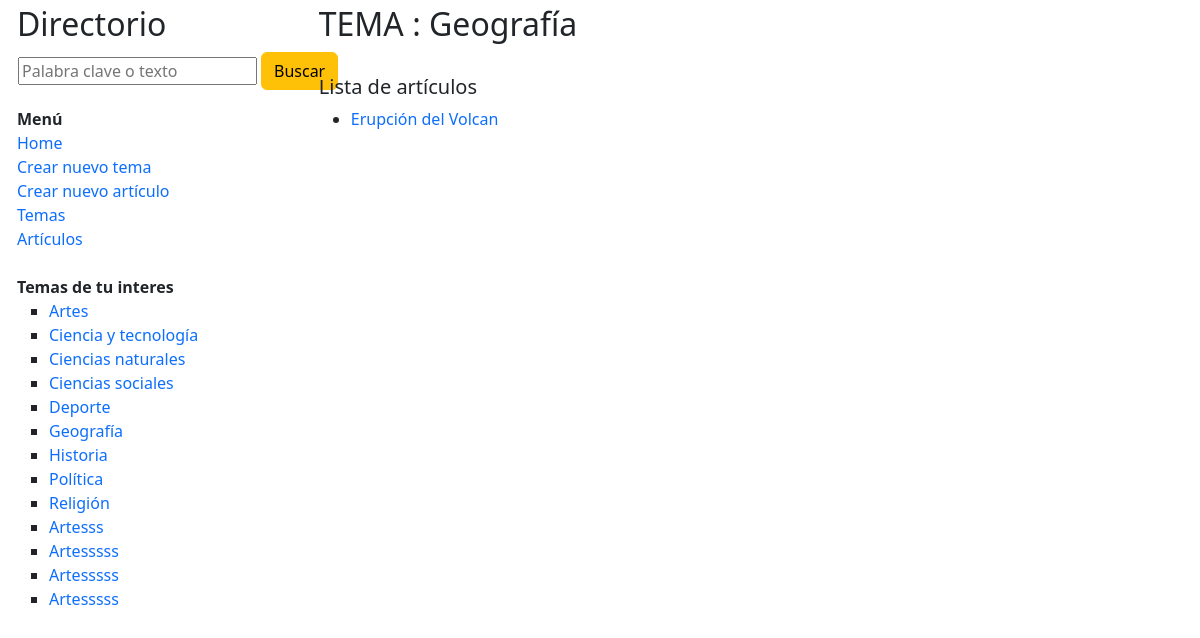
/verTema/6, run on an earlier commit of the app's database.
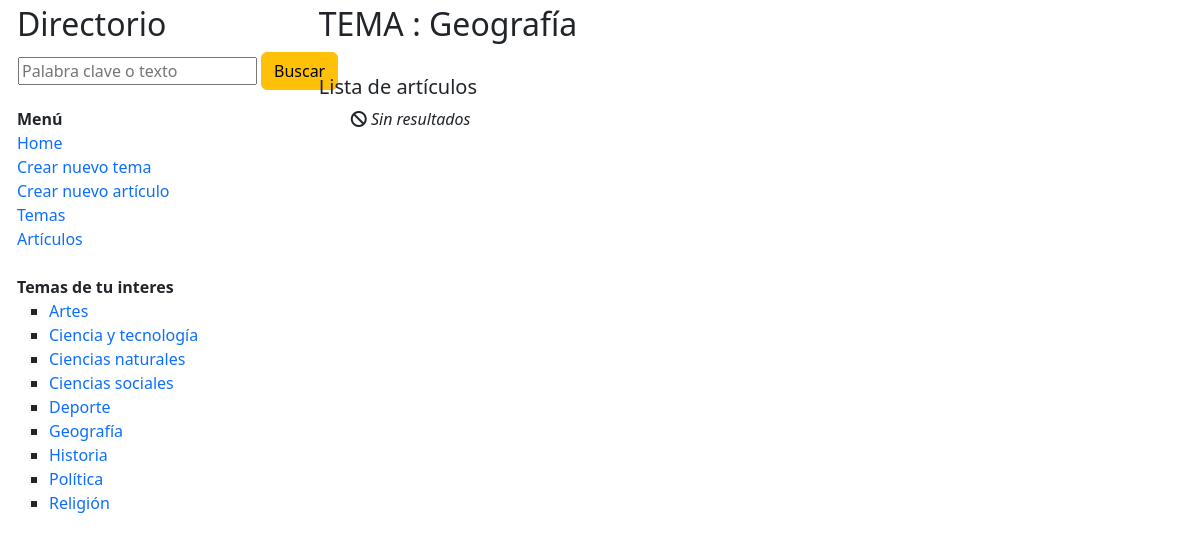
And on a later commit of the database.
### wikiApp/models.py (models this page shows)
class temaWiki(models.Model):
    nombre = models.CharField(max_length=128, null=True, blank=True)
    descripcion = models.CharField(max_length=512, null=True, blank=True)

class articuloWiki(models.Model):
    titulo = models.CharField(max_length=128, null=True, blank=True)
    contenido = models.CharField(max_length=1024, null=True, blank=True)
    temaR = models.ForeignKey(temaWiki, null=True, blank=True, on_delete=models.SET_NULL)

### wikiApp/views.py (the view)
# urls.py: path('verTema/<str:idTema>', views.verTema, name='verTema'),
def verTema(request, idTema):
    objTema = temaWiki.objects.get(id = idTema)
    listaArticulos = objTema.articulowiki_set.all()
    return render(request,'verTema.html',{
        'tema':objTema,
        'listaArticulos':listaArticulos,
        'listaTemas':temaWiki.objects.all(),
    })

### wikiApp/templates/verTema.html (shortened to what this page needs)
{% extends "layout.html" %}
{% block contenido %}
<h2>TEMA : {{ tema.nombre }}</h2>
<br>
<div>
    <h5>Lista de artículos</h4>
    <ul>
        {% for articulo in listaArticulos %}
            <li><a href="{% url 'wikiApp:verArticulo' articulo.id %}">{{ articulo.titulo }}</a></li>
        {% empty %}
            <p><i class="fa-solid fa-ban"></i> <i>Sin resultados</i></p>
        {% endfor %}
    </ul>
</div>
{% endblock %}

### wikiApp/templates/layout.html (shortened to what this page needs)
{% load static %}
<html>
<head>
    <link href="https://cdn.jsdelivr.net/npm/bootstrap@5.3.0/dist/css/bootstrap.min.css" rel="stylesheet">
    <link rel="stylesheet" href="https://cdnjs.cloudflare.com/ajax/libs/font-awesome/6.3.0/css/all.min.css" />
    <link rel="stylesheet" href="{% static 'css/estilos.css'%}">
</head>
<body>
    <div class="row" style="margin-left:5px; margin-top:5px">
        <div class="col-3">
            <h2>Directorio</h2>
            <div>
                <form method="post" action="{% url 'wikiApp:buscarArticulo' %}">
                    <table>
                        <tr>
                            <td><input type="text" name="texto" placeholder="Palabra clave o texto"></td>
                            <td width="10"></td>
                            <td><input class="btn btn-warning" type="submit" value="Buscar"></td>
                        </tr>
                    </table>
                </form>
            </div>
            <b>Menú</b>
            <div>
                <a href="{% url 'wikiApp:inicio' %}"  >Home</a>
            </div>
            <div>
                <a href="{% url 'wikiApp:nuevoTema' %}">Crear nuevo tema</a>
            </div>
            <div>
                <a href="{% url 'wikiApp:nuevoArticulo' %}">Crear nuevo artículo</a>
            </div>
            <div>
                <a href="{% url 'wikiApp:temas' %}">Temas</a>
            </div>
            <div>
                <a href="{% url 'wikiApp:articulos' %}">Artículos</a>
            </div>
            <br>
            <div>
                <b>Temas de tu interes</b>
                <ul type="square">
                    {% for tema in listaTemas %}
                        <li><a href="{% url 'wikiApp:verTema' tema.id %}">{{ tema.nombre }}</a></li>
                    {% endfor %}
                </ul>
            </div>
        </div>
        <div class="col-8">
            {% block contenido %}
            {% endblock %}
        </div>
    </div>
</body>
</html>

What changed in the data, as far as the page shows it:
removed temaWiki: nombre "Artesss"
removed temaWiki: nombre "Artesssss"
removed temaWiki: nombre "Artesssss"
removed temaWiki: nombre "Artesssss"
no longer on this page (row edited): articuloWiki: titulo "Erupción del Volcan"
Also different on the page:
text now shown: "Sin resultados"
